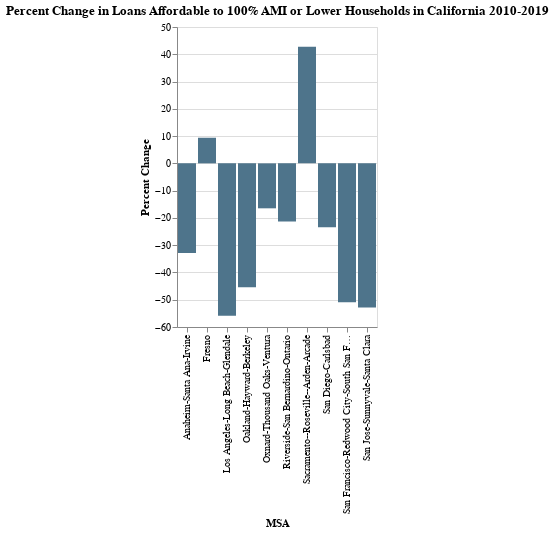

Notebook code for this chart:
### Code cell
alt.Chart(msa_county_mapAMI100).mark_bar().encode(
    x='MSA',
    y='Percent Change',
    tooltip=['Percent Change']
).configure(background="#ffffff").configure_legend().properties(
    title={
      "text": ["Percent Change in Loans Affordable to 100% AMI or Lower Households in California 2010-2019"]})

### Figure 1 — Vega-Lite specification as saved in the notebook (floating-point values rounded to 4 significant figures)
{"config": {"title": {"font": "Veranda Regular"}, "range": {"category": ["#4E748B"]}, "legend": {"labelFont": "Veranda Regular"}, "bar": {"fill": ["#4E748B"], "stroke": false}, "background": "#ffffff"}, "data": {"name": "data-eaf01a57bc55743866cb2e4998a73f9c"}, "mark": "bar", "encoding": {"tooltip": [{"type": "quantitative", "field": "Percent Change"}], "x": {"type": "nominal", "field": "MSA"}, "y": {"type": "quantitative", "field": "Percent Change"}}, "title": {"text": ["Percent Change in Loans Affordable to 100% AMI or Lower Households in California 2010-2019"]}, "$schema": "https://vega.github.io/schema/vega-lite/v4.0.2.json", "datasets": {"data-eaf01a57bc55743866cb2e4998a73f9c": [{"Unnamed: 0": 1, "MSA": "Riverside-San Bernardino-Ontario", "County Name": "Riverside County", "Percent": 0.573, "Percent of Loans Affordable to 100% AMI or Lower Households 2010": 0.728, "Percent Change": -21.29}, {"Unnamed: 0": 2, "MSA": "Sacramento--Roseville--Arden-Arcade", "County Name": "El Dorado County", "Percent": 0.5851, "Percent of Loans Affordable to 100% AMI or Lower Households 2010": 0.4099, "Percent Change": 42.75}, {"Unnamed: 0": 3, "MSA": "San Jose-Sunnyvale-Santa Clara", "County Name": "Santa Clara County", "Percent": 0.3192, "Percent of Loans Affordable to 100% AMI or Lower Households 2010": 0.6771, "Percent Change": -52.85}, {"Unnamed: 0": 5, "MSA": "San Diego-Carlsbad", "County Name": "San Diego County", "Percent": 0.4032, "Percent of Loans Affordable to 100% AMI or Lower Households 2010": 0.5266, "Percent Change": -23.42}, {"Unnamed: 0": 18, "MSA": "Fresno", "County Name": "Fresno County", "Percent": 0.6555, "Percent of Loans Affordable to 100% AMI or Lower Households 2010": 0.5992, "Percent Change": 9.394}, {"Unnamed: 0": 23, "MSA": "Oxnard-Thousand Oaks-Ventura", "County Name": "Ventura County", "Percent": 0.539, "Percent of Loans Affordable to 100% AMI or Lower Households 2010": 0.6454, "Percent Change": -16.48}, {"Unnamed: 0": 24, "MSA": "Anaheim-Santa Ana-Irvine", "County Name": "Orange County", "Percent": 0.4157, "Percent of Loans Affordable to 100% AMI or Lower Households 2010": 0.6195, "Percent Change": -32.91}, {"Unnamed: 0": 25, "MSA": "Los Angeles-Long Beach-Glendale", "County Name": "Los Angeles County", "Percent": 0.2469, "Percent of Loans Affordable to 100% AMI or Lower Households 2010": 0.5594, "Percent Change": -55.86}, {"Unnamed: 0": 26, "MSA": "Oakland-Hayward-Berkeley", "County Name": "Alameda County", "Percent": 0.334, "Percent of Loans Affordable to 100% AMI or Lower Households 2010": 0.6122, "Percent Change": -45.45}, {"Unnamed: 0": 27, "MSA": "San Francisco-Redwood City-South San Francisco", "County Name": "San Francisco County", "Percent": 0.2403, "Percent of Loans Affordable to 100% AMI or Lower Households 2010": 0.4898, "Percent Change": -50.94}]}}
